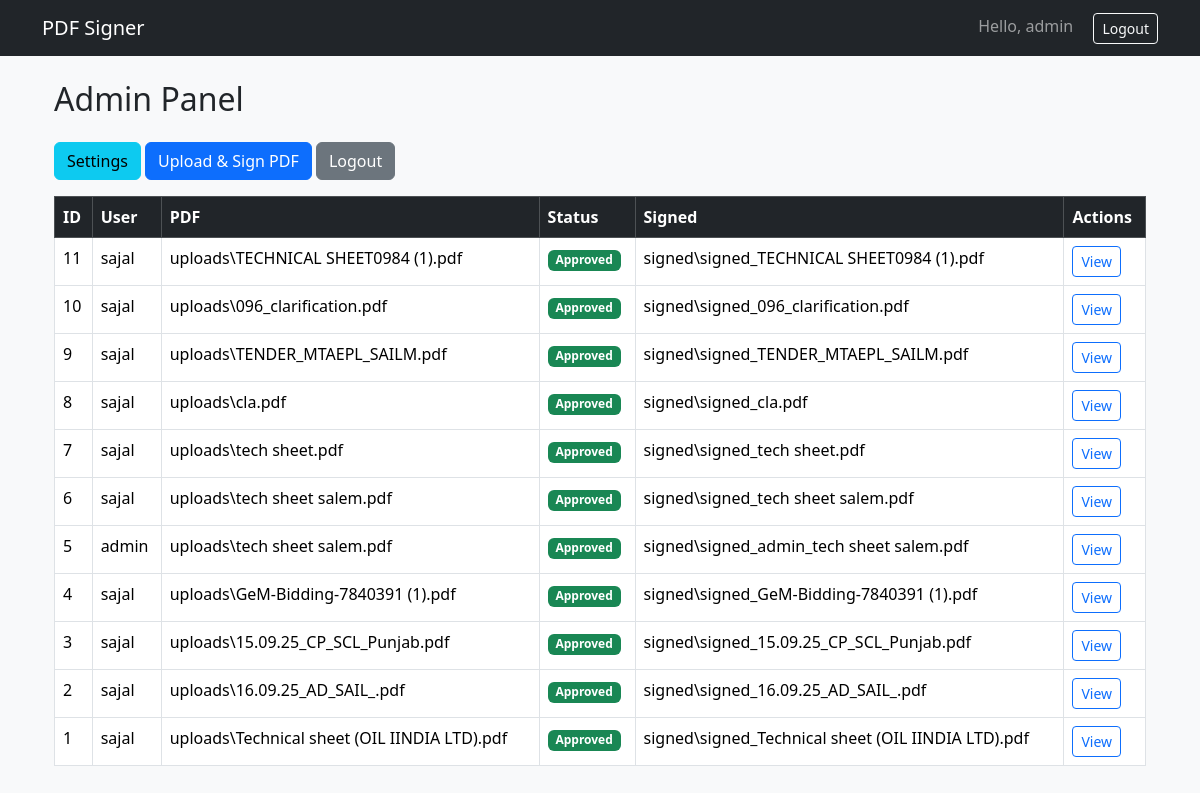
/admin/panel (signed in), run on the app's committed database.
### tables this page shows
CREATE TABLE requests (
            id INTEGER PRIMARY KEY AUTOINCREMENT,
            pdf_path TEXT,
            signed_path TEXT,
            status TEXT,
            user_id INTEGER,
            FOREIGN KEY(user_id) REFERENCES users(id)
        );

CREATE TABLE users (
            id INTEGER PRIMARY KEY AUTOINCREMENT,
            username TEXT UNIQUE,
            password TEXT,
            role TEXT
        );

### app.py (the view)
@app.route("/admin/panel")
def admin_panel():
    if session.get("role") != "admin":
        return redirect(url_for("login"))
    db = get_db()
    rows = db.execute("""
        SELECT r.id as id, u.username as username, r.pdf_path as pdf_path,
               r.status as status, r.signed_path as signed_path
        FROM requests r
        JOIN users u ON r.user_id = u.id
        ORDER BY r.id DESC
    """).fetchall()
    return render_template("admin.html", requests=rows, title="Admin Panel")

### app.py (called while the page is built)
def get_db():
    db = getattr(g, "_database", None)
    if db is None:
        db = sqlite3.connect(DB_FILE)
        db.row_factory = sqlite3.Row
        g._database = db
    return db

@app.teardown_appcontext
def close_connection(exception):
    db = getattr(g, "_database", None)
    if db is not None:
        db.close()

### templates/admin.html (shortened to what this page needs)
{% extends "base.html" %}
{% block content %}
<div class="container">
  <h2 class="mb-4">Admin Panel</h2>
  <p class="mb-3">
    <a href="{{ url_for('admin_settings') }}" class="btn btn-info">Settings</a>
    <a href="{{ url_for('admin_upload_pdf') }}" class="btn btn-primary">Upload & Sign PDF</a>
    <a href="{{ url_for('logout') }}" class="btn btn-secondary">Logout</a>
  </p>
  <table class="table table-bordered">
    <thead class="table-dark">
      <tr><th>ID</th><th>User</th><th>PDF</th><th>Status</th><th>Signed</th><th>Actions</th></tr>
    </thead>
    <tbody>
      {% for r in requests %}
      <tr>
        <td>{{ r["id"] }}</td>
        <td>{{ r["username"] }}</td>
        <td>{{ r["pdf_path"].split('/')[-1] }}</td>
        <td>
          {% if r["status"] == "pending" %}<span class="badge bg-warning">Pending</span>
          {% elif r["status"] == "approved" %}<span class="badge bg-success">Approved</span>
          {% else %}<span class="badge bg-danger">Rejected</span>{% endif %}
        </td>
        <td>{{ r["signed_path"].split('/')[-1] if r["signed_path"] else "-" }}</td>
        <td>
          <a href="{{ url_for('admin_view_pdf', req_id=r['id']) }}" class="btn btn-sm btn-outline-primary">View</a>
        </td>
      </tr>
      {% endfor %}
    </tbody>
  </table>
</div>
{% endblock %}

### data on the page
requests: id "11", username "sajal", pdf_path "uploads\\TECHNICAL SHEET0984 (1).pdf", status "Approved", signed_path "signed\\signed_TECHNICAL SHEET0984 (1).pdf"
requests: id "10", username "sajal", pdf_path "uploads\\096_clarification.pdf", status "Approved", signed_path "signed\\signed_096_clarification.pdf"
requests: id "9", username "sajal", pdf_path "uploads\\TENDER_MTAEPL_SAILM.pdf", status "Approved", signed_path "signed\\signed_TENDER_MTAEPL_SAILM.pdf"
requests: id "8", username "sajal", pdf_path "uploads\\cla.pdf", status "Approved", signed_path "signed\\signed_cla.pdf"
requests: id "7", username "sajal", pdf_path "uploads\\tech sheet.pdf", status "Approved", signed_path "signed\\signed_tech sheet.pdf"
requests: id "6", username "sajal", pdf_path "uploads\\tech sheet salem.pdf", status "Approved", signed_path "signed\\signed_tech sheet salem.pdf"
requests: id "5", username "admin", pdf_path "uploads\\tech sheet salem.pdf", status "Approved", signed_path "signed\\signed_admin_tech sheet salem.pdf"
requests: id "4", username "sajal", pdf_path "uploads\\GeM-Bidding-7840391 (1).pdf", status "Approved", signed_path "signed\\signed_GeM-Bidding-7840391 (1).pdf"
requests: id "3", username "sajal", pdf_path "uploads\\15.09.25_CP_SCL_Punjab.pdf", status "Approved", signed_path "signed\\signed_15.09.25_CP_SCL_Punjab.pdf"
requests: id "2", username "sajal", pdf_path "uploads\\16.09.25_AD_SAIL_.pdf", status "Approved", signed_path "signed\\signed_16.09.25_AD_SAIL_.pdf"
requests: id "1", username "sajal", pdf_path "uploads\\Technical sheet (OIL IINDIA LTD).pdf", status "Approved", signed_path "signed\\signed_Technical sheet (OIL IINDIA LTD).pdf"

### other printed values
{{ session['username'] }} "admin"
